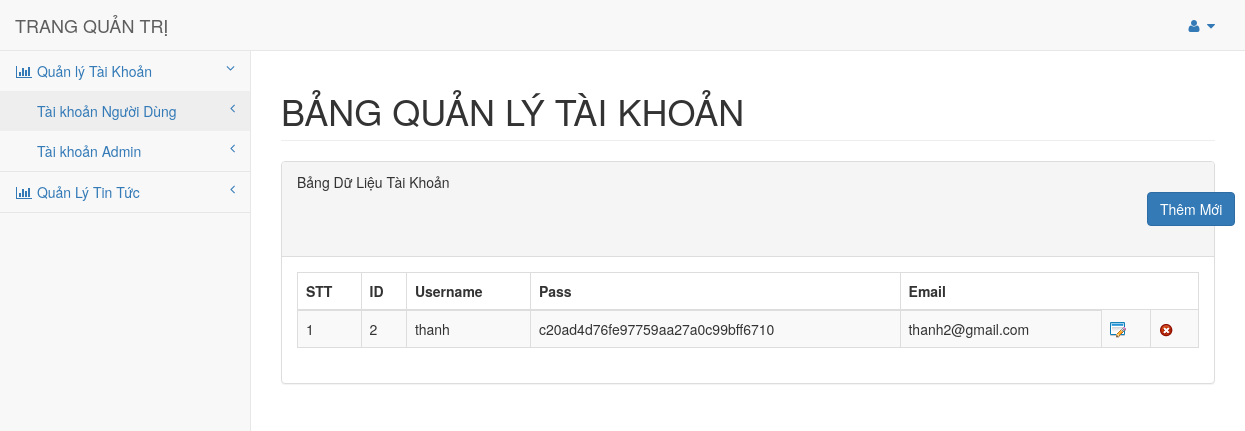
The app's page /index.php?c=controladmin&m=loadaccountmember (signed in) with its own data.
### tables this page shows
CREATE TABLE IF NOT EXISTS `account` (
  `id` int(11) NOT NULL AUTO_INCREMENT,
  `username` varchar(50) NOT NULL,
  `pass` varchar(32) DEFAULT NULL,
  `email` varchar(100) DEFAULT NULL,
  `role` smallint(6) DEFAULT NULL,
  PRIMARY KEY (`id`),
  UNIQUE KEY `username` (`username`)
);

### includes/common.php (called while the page is built, shortened)
<?php
function render($file, $data) {
		extract($data);
		include ROOT . DS . 'application/views' . DS . $file;
	}

### application/controllers/controladmin.php (called while the page is built, shortened)
<?php
class Controladmin
{
	public function __construct()
	{
		$this->model = new Modeladmin();
	}
		public function loadaccountmember()
		{
			$data['records']=$this->model->Mloadaccountmember();
			render("backend/accountmember.php",$data);
		}
}

### includes/connectdb.php (called while the page is built, shortened)
<?php
class Connectdb
{
		function db_get_all($sql)
		{
			$result = mysql_query($sql);
			$data = array();
			if ($result)
			{
				while ($row = mysql_fetch_assoc($result))
				{
					$data[] = $row;
				}
			}
		return $data;
		}
}

### application/models/modeladmin.php (called while the page is built, shortened)
<?php
class Modeladmin
{
	public function __construct()
	{
		$this->db= new Connectdb();
		$this->db->connect();
	}
	public function Mloadaccountmember()
	{
		$sql = "select id,username, pass, email from account where role=0";
		return $this->db->db_get_all($sql);
	}
}

### application/views/backend/accountmember.php (the view, shortened to what this page needs)
        <div id="page-wrapper">
            <div class="row">
                <div class="col-lg-12">
                    <h1 class="page-header">BẢNG QUẢN LÝ TÀI KHOẢN</h1>
                </div>
            </div>
            <div class="row">
                <div class="col-lg-12">
                    <div class="panel panel-default">
                        <div class="panel-heading">
                            Bảng Dữ Liệu Tài Khoản
						 <a href="index.php?c=controladmin&m=loadinsertaccount">
							<button type="button" class="btn btn-primary themmonan" style="margin-left: 850px" >Thêm Mới</button></a></br></br>
					   </div>
                        <div class="panel-body">
                            <div class="dataTable_wrapper">
                            <form method="post">
                                <table width="98%" height="50px" class="table table-striped table-bordered table-hover" id="dataTables-example">
                                    <thead>
                                        <tr>
                                            <th>STT</th>
											<th>ID</td>
                                            <th>Username</th>
                                            <th>Pass</th>
                                            <th>Email</th>
                                        </tr>
                                    </thead>
                                    <tbody>
						<?php
if(isset($records) && count($records))
{
	$stt=1;
foreach($records as $reco)
{?>
	<tr class="odd gradeA">
	<td><?php echo $stt?></td>
	<td><?php echo $reco['id']; ?></td>
	<td><?php echo $reco['username']; ?></td>
	<td><?php echo $reco['pass']; ?></td>
	<td><?php echo $reco['email']; ?></td>
	<td> <a href="index.php?c=controladmin&m=loadupdateaccount&id=<?php echo $reco['id'];?>"><img src="public/backend/images/edit.png"></a></td>
	<td> <a href="index.php?c=controladmin&m=deleteaccount&id=<?php echo $reco['id'];?>"><img src="public/backend/images/delete.png"></a></td>
	</tr>
<?php
	$stt++;
}
?>
<?php
}
?>
                                    </tbody>
                                </table>
                                </form>
                            </div>
                        </div>
                    </div>
                </div>
            </div>
        </div>
    </div>
</body>
</html>

### records on screen
account: id "2", username "thanh", pass "c20ad4d76fe97759aa27a0c99bff6710", email "thanh2@gmail.com"
